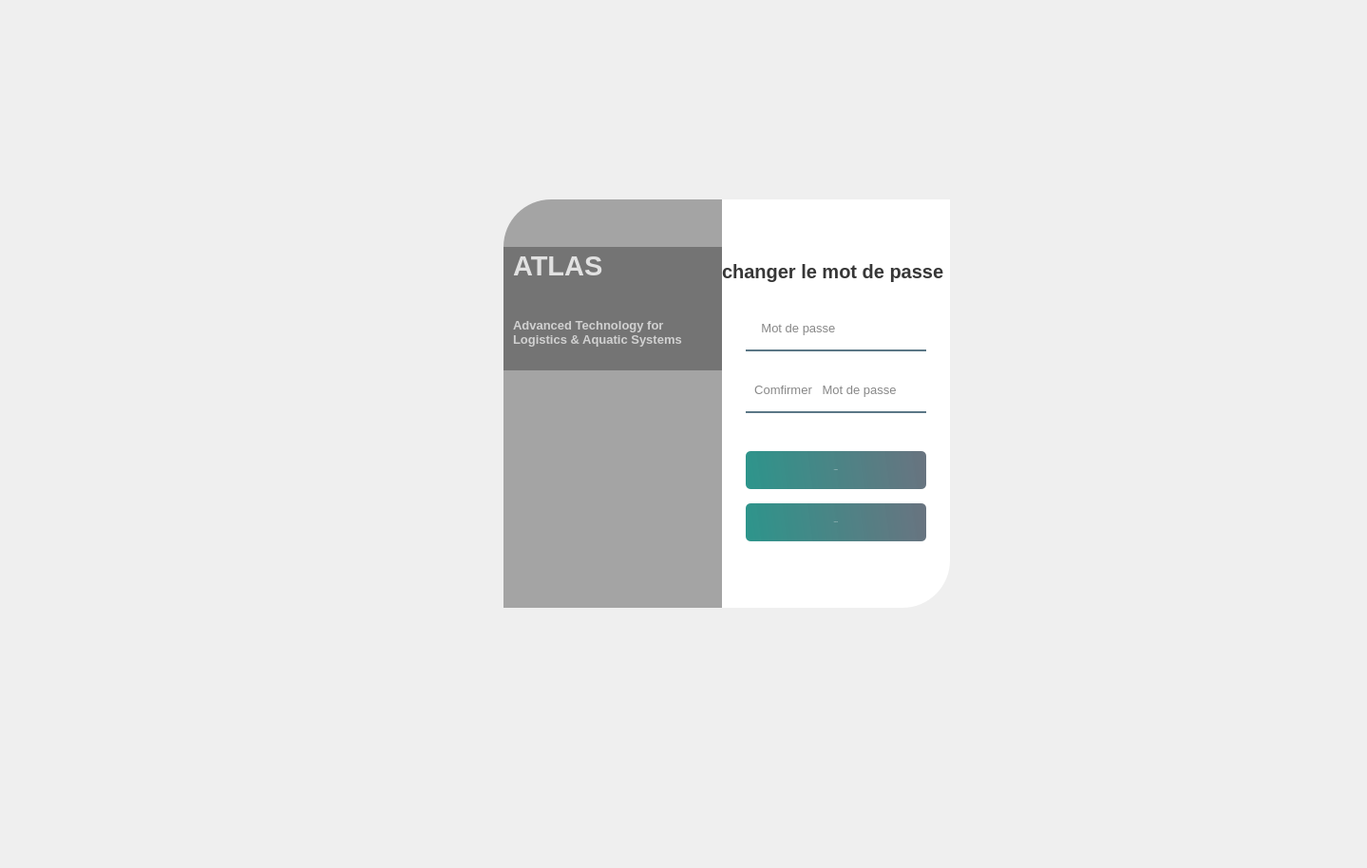
      <widget class="QWidget" name="placeholderPage2">
       <widget class="QLabel" name="label_p2">
        <property name="geometry">
         <rect>
          <x>11</x>
          <y>11</y>
          <width>1419</width>
          <height>894</height>
         </rect>
        </property>
        <property name="font">
         <font>
          <family>Segoe UI</family>
          <pointsize>28</pointsize>
          <bold>true</bold>
         </font>
        </property>
        <property name="text">
         <string/>
        </property>
        <property name="alignment">
         <set>Qt::AlignmentFlag::AlignCenter</set>
        </property>
       </widget>
       <widget class="QLabel" name="label_47">
        <property name="geometry">
         <rect>
          <x>280</x>
          <y>120</y>
          <width>1041</width>
          <height>611</height>
         </rect>
        </property>
        <property name="styleSheet">
         <string notr="true">border-image: url(:/new/prefix1/background.jpg);
border-top-left-radius: 50px;
border-bottom-right-radius: 50px;</string>
        </property>
        <property name="text">
         <string/>
        </property>
       </widget>
       <widget class="QWidget" name="widget_7" native="true">
        <property name="geometry">
         <rect>
          <x>490</x>
          <y>180</y>
          <width>550</width>
          <height>500</height>
         </rect>
        </property>
        <property name="styleSheet">
         <string notr="true">QPushButton#pushButton_9,#pushButton_11{
	background-color: qlineargradient(spread:pad, x1:0, y1:0.505682, x2:1, y2:0.477, stop:0 rgba(11, 131, 120, 219), stop:1 rgba(85, 98, 112, 226));
	color:rgba(255, 255, 255, 210);
	border-radius:5px;
}

QPushButton#pushButton_9:hover,#pushButton_11:hover{
	background-color: qlineargradient(spread:pad, x1:0, y1:0.505682, x2:1, y2:0.477, stop:0 rgba(150, 123, 111, 219), stop:1 rgba(85, 81, 84, 226));
}

QPushButton#pushButton_9:pressed,#pushButton_11:pressed{
	padding-left:5px;
	padding-top:5px;
	background-color:rgba(150, 123, 111, 255);
}

QPushButton #pushButton_3, #pushButton_4, #pushButton_5{
	background-color: rgba(0, 0, 0, 0);
	color:rgba(85, 98, 112, 255);
}

QPushButton#pushButton_3:hover, #pushButton_4:hover, #pushButton_5:hover{
	color: rgba(131, 96, 53, 255);
}

QPushButton#pushButton_3:pressed, #pushButton_4:pressed, #pushButton_5:pressed{
	padding-left:5px;
	padding-top:5px;
	color:rgba(91, 88, 53, 255);
}

</string>
        </property>
        <widget class="QLabel" name="label_48">
         <property name="geometry">
          <rect>
           <x>40</x>
           <y>30</y>
           <width>280</width>
           <height>430</height>
          </rect>
         </property>
         <property name="styleSheet">
          <string notr="true">border-top-left-radius: 50px;
border-image: url(:/new/prefix1/background.jpg);</string>
         </property>
         <property name="text">
          <string/>
         </property>
        </widget>
        <widget class="QLabel" name="label_49">
         <property name="geometry">
          <rect>
           <x>40</x>
           <y>30</y>
           <width>280</width>
           <height>430</height>
          </rect>
         </property>
         <property name="styleSheet">
          <string notr="true">background-color:rgba(0, 0, 0, 80);
border-top-left-radius: 50px;</string>
         </property>
         <property name="text">
          <string/>
         </property>
        </widget>
        <widget class="QLabel" name="label_50">
         <property name="geometry">
          <rect>
           <x>270</x>
           <y>30</y>
           <width>240</width>
           <height>430</height>
          </rect>
         </property>
         <property name="styleSheet">
          <string notr="true">background-color:rgba(255, 255, 255, 255);
border-bottom-right-radius: 50px;</string>
         </property>
         <property name="text">
          <string/>
         </property>
        </widget>
        <widget class="QLabel" name="label_51">
         <property name="geometry">
          <rect>
           <x>270</x>
           <y>70</y>
           <width>351</width>
           <height>71</height>
          </rect>
         </property>
         <property name="font">
          <font>
           <pointsize>15</pointsize>
           <bold>true</bold>
          </font>
         </property>
         <property name="styleSheet">
          <string notr="true">color:rgba(0, 0, 0, 200);</string>
         </property>
         <property name="text">
          <string>changer le mot de passe </string>
         </property>
        </widget>
        <widget class="QLineEdit" name="lineEdit_7">
         <property name="geometry">
          <rect>
           <x>295</x>
           <y>150</y>
           <width>190</width>
           <height>40</height>
          </rect>
         </property>
         <property name="font">
          <font>
           <pointsize>10</pointsize>
          </font>
         </property>
         <property name="styleSheet">
          <string notr="true">background-color:rgba(0, 0, 0, 0);
border:none;
border-bottom:2px solid rgba(46, 82, 101, 200);
color:rgba(0, 0, 0, 240);
padding-bottom:7px;</string>
         </property>
         <property name="echoMode">
          <enum>QLineEdit::EchoMode::Password</enum>
         </property>
         <property name="placeholderText">
          <string>    Mot de passe</string>
         </property>
        </widget>
        <widget class="QLineEdit" name="lineEdit_9">
         <property name="geometry">
          <rect>
           <x>295</x>
           <y>215</y>
           <width>190</width>
           <height>40</height>
          </rect>
         </property>
         <property name="font">
          <font>
           <pointsize>10</pointsize>
          </font>
         </property>
         <property name="styleSheet">
          <string notr="true">background-color:rgba(0, 0, 0, 0);
border:none;
border-bottom:2px solid rgba(46, 82, 101, 200);
color:rgba(0, 0, 0, 240);
padding-bottom:7px;</string>
         </property>
         <property name="echoMode">
          <enum>QLineEdit::EchoMode::Password</enum>
         </property>
         <property name="placeholderText">
          <string>  Comfirmer   Mot de passe</string>
         </property>
        </widget>
        <widget class="QPushButton" name="pushButton_9">
         <property name="geometry">
          <rect>
           <x>295</x>
           <y>295</y>
           <width>190</width>
           <height>40</height>
          </rect>
         </property>
         <property name="font">
          <font>
           <pointsize>-1</pointsize>
           <fontweight>Medium</fontweight>
          </font>
         </property>
         <property name="text">
          <string>Confirmer</string>
         </property>
        </widget>
        <widget class="QLabel" name="label_52">
         <property name="geometry">
          <rect>
           <x>40</x>
           <y>80</y>
           <width>230</width>
           <height>130</height>
          </rect>
         </property>
         <property name="styleSheet">
          <string notr="true">background-color:rgba(0, 0, 0, 75);</string>
         </property>
         <property name="text">
          <string/>
         </property>
        </widget>
        <widget class="QLabel" name="label_53">
         <property name="geometry">
          <rect>
           <x>50</x>
           <y>80</y>
           <width>180</width>
           <height>40</height>
          </rect>
         </property>
         <property name="font">
          <font>
           <pointsize>22</pointsize>
           <bold>true</bold>
          </font>
         </property>
         <property name="styleSheet">
          <string notr="true">color:rgba(255, 255, 255, 200);</string>
         </property>
         <property name="text">
          <string>ATLAS</string>
         </property>
        </widget>
        <widget class="QLabel" name="label_54">
         <property name="geometry">
          <rect>
           <x>50</x>
           <y>145</y>
           <width>220</width>
           <height>50</height>
          </rect>
         </property>
         <property name="font">
          <font>
           <pointsize>10</pointsize>
           <bold>true</bold>
          </font>
         </property>
         <property name="styleSheet">
          <string notr="true">color:rgba(255, 255, 255, 170);</string>
         </property>
         <property name="text">
          <string>Advanced Technology for
Logistics &amp; Aquatic Systems</string>
         </property>
        </widget>
        <widget class="QPushButton" name="pushButton_11">
         <property name="geometry">
          <rect>
           <x>295</x>
           <y>350</y>
           <width>190</width>
           <height>40</height>
          </rect>
         </property>
         <property name="font">
          <font>
           <pointsize>-1</pointsize>
           <fontweight>Medium</fontweight>
          </font>
         </property>
         <property name="text">
          <string>Retourner</string>
         </property>
        </widget>
       </widget>
      </widget>
